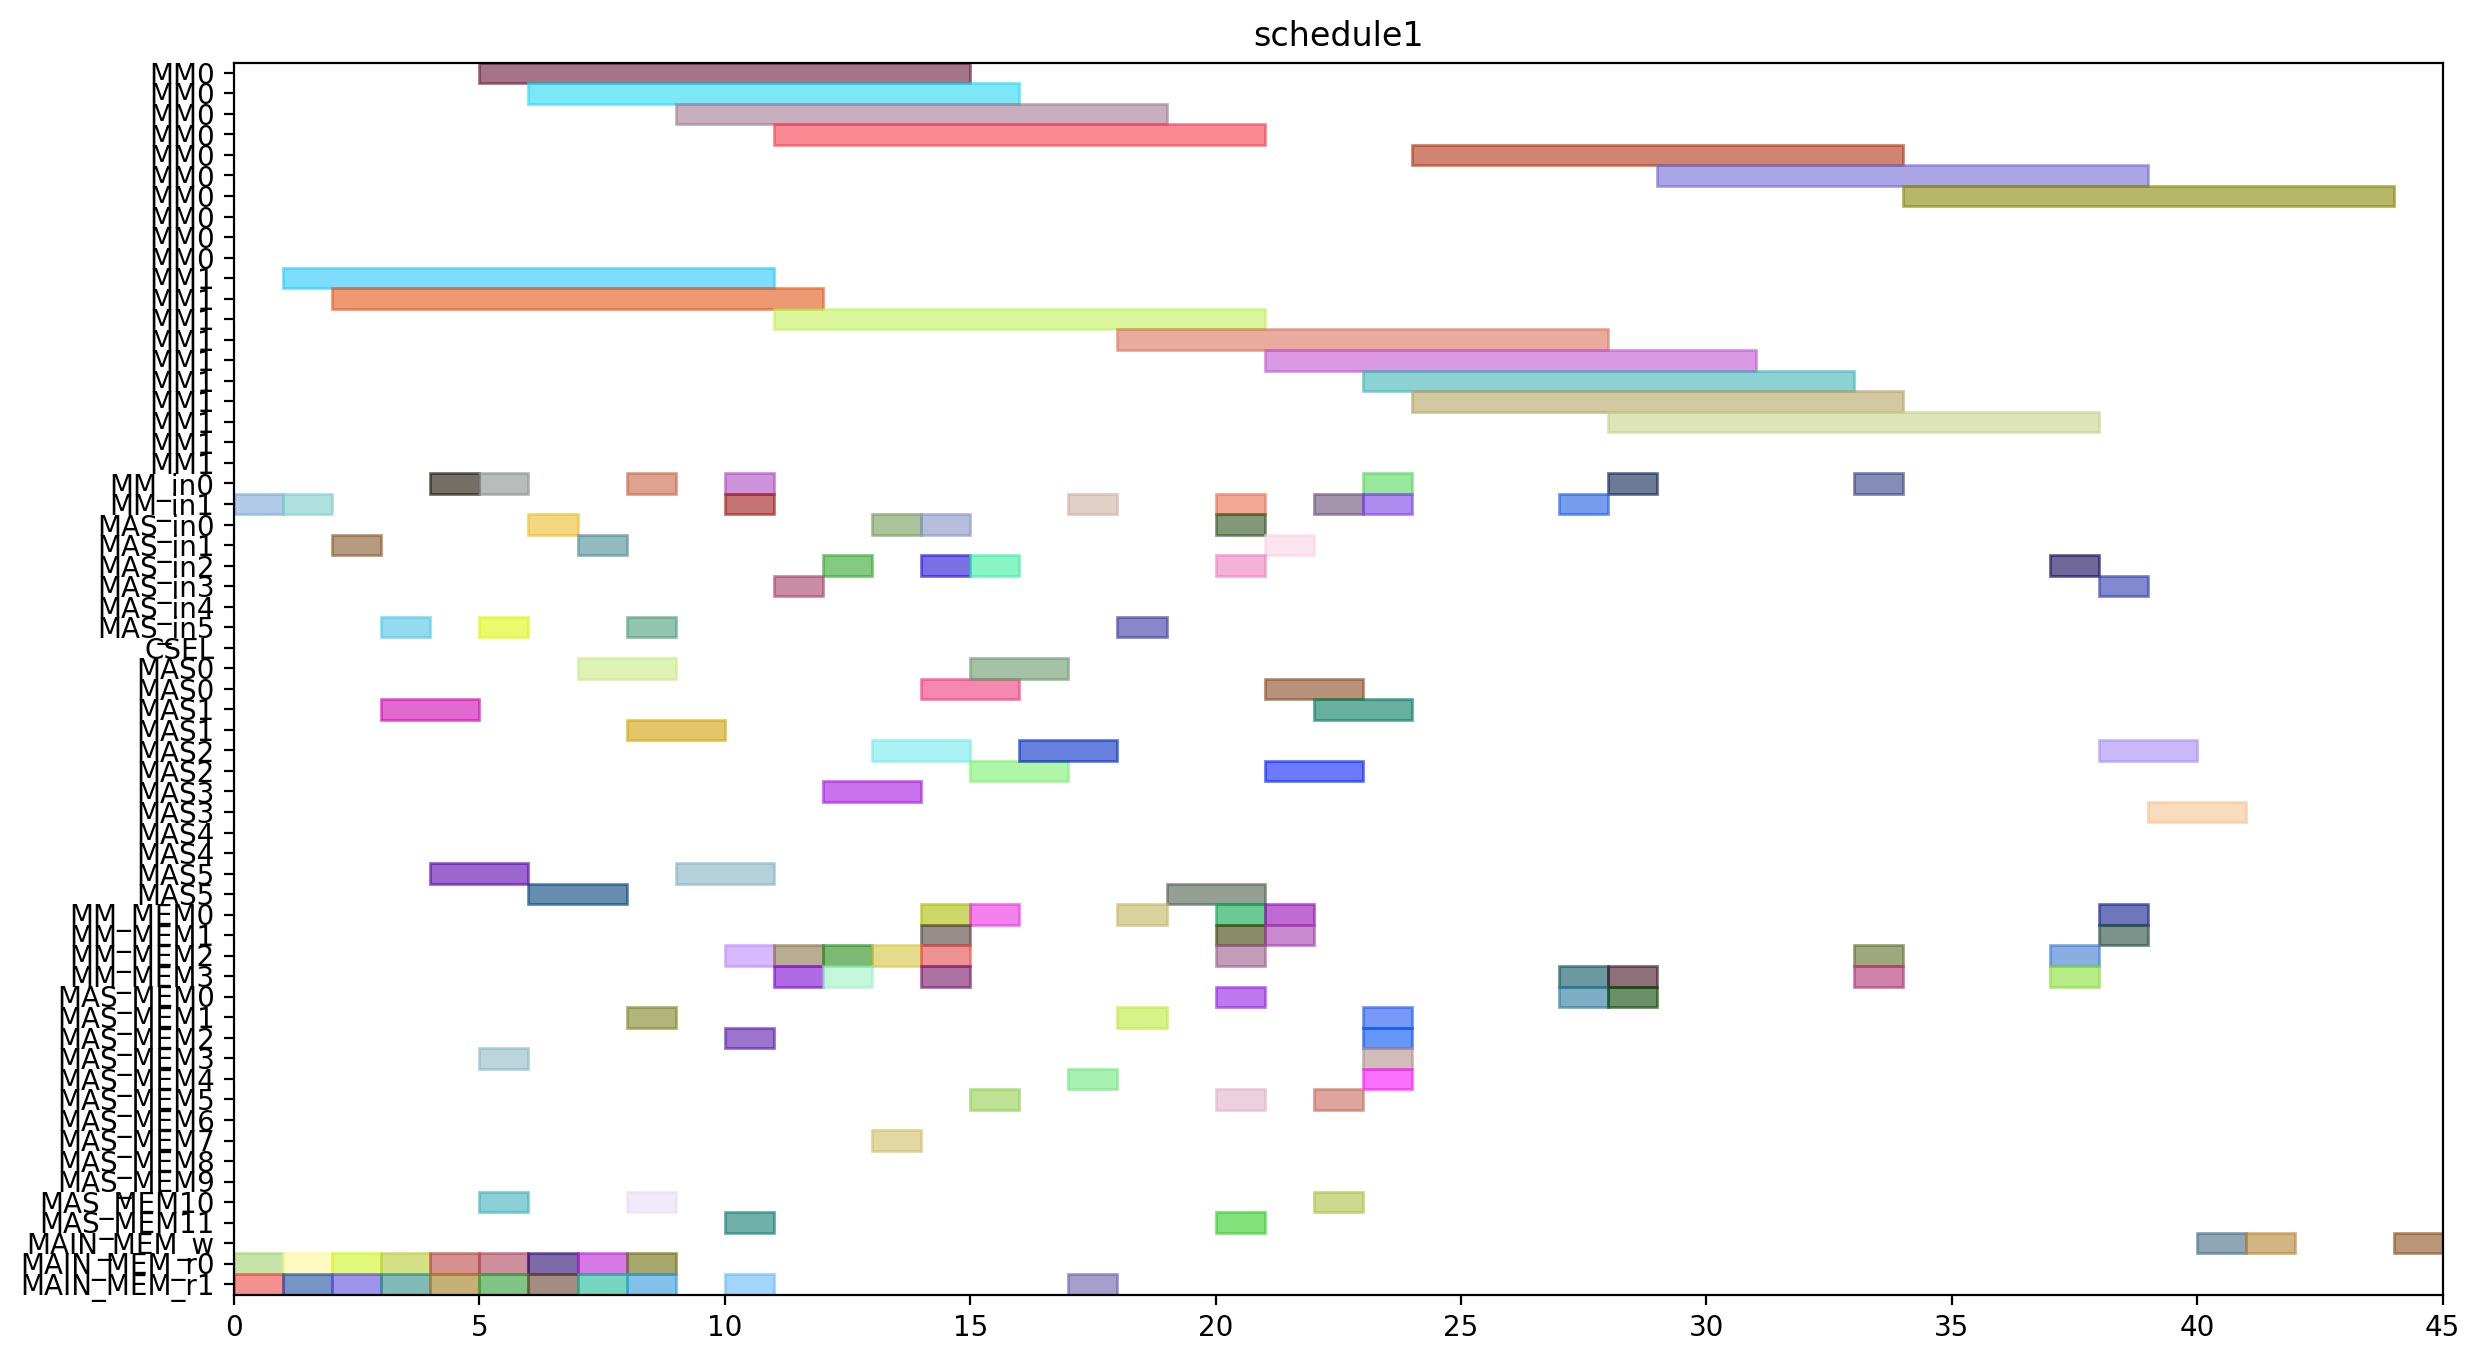

Here is the Python script that generated this plot:
from pyschedule import Scenario, solvers, plotters, alt


def solve():
	horizon = 154
	S = Scenario("schedule1", horizon=horizon)

	# resource
	MM = S.Resources('MM', num=2, size=10)
	MM_in = S.Resources('MM_in', num=2)
	MAS_in = S.Resources('MAS_in', num=6)
	CSEL = S.Resource('CSEL')
	MAS = S.Resources('MAS', num=6, size=2, periods=range(1, horizon))
	MM_MEM = S.Resources('MM_MEM', num=4)
	MAS_MEM = S.Resources('MAS_MEM', num=12)
	MAIN_MEM_w = S.Resource('MAIN_MEM_w', size=1)
	MAIN_MEM_r = S.Resources('MAIN_MEM_r', num=2)

	# result of previous scheduling
	t2_in = S.Task('t2_in', length=1, delay_cost=1)
	S += t2_in >= 0
	t2_in += MM_in[1]

	t2_mem0 = S.Task('t2_mem0', length=1, delay_cost=1)
	S += t2_mem0 >= 0
	t2_mem0 += MAIN_MEM_r[0]

	t2_mem1 = S.Task('t2_mem1', length=1, delay_cost=1)
	S += t2_mem1 >= 0
	t2_mem1 += MAIN_MEM_r[1]

	t0_in = S.Task('t0_in', length=1, delay_cost=1)
	S += t0_in >= 1
	t0_in += MM_in[1]

	t0_mem0 = S.Task('t0_mem0', length=1, delay_cost=1)
	S += t0_mem0 >= 1
	t0_mem0 += MAIN_MEM_r[0]

	t0_mem1 = S.Task('t0_mem1', length=1, delay_cost=1)
	S += t0_mem1 >= 1
	t0_mem1 += MAIN_MEM_r[1]

	t2 = S.Task('t2', length=10, delay_cost=1)
	S += t2 >= 1
	t2 += MM[1]

	t0 = S.Task('t0', length=10, delay_cost=1)
	S += t0 >= 2
	t0 += MM[1]

	t14_in = S.Task('t14_in', length=1, delay_cost=1)
	S += t14_in >= 2
	t14_in += MAS_in[1]

	t14_mem0 = S.Task('t14_mem0', length=1, delay_cost=1)
	S += t14_mem0 >= 2
	t14_mem0 += MAIN_MEM_r[0]

	t14_mem1 = S.Task('t14_mem1', length=1, delay_cost=1)
	S += t14_mem1 >= 2
	t14_mem1 += MAIN_MEM_r[1]

	t13_in = S.Task('t13_in', length=1, delay_cost=1)
	S += t13_in >= 3
	t13_in += MAS_in[5]

	t13_mem0 = S.Task('t13_mem0', length=1, delay_cost=1)
	S += t13_mem0 >= 3
	t13_mem0 += MAIN_MEM_r[0]

	t13_mem1 = S.Task('t13_mem1', length=1, delay_cost=1)
	S += t13_mem1 >= 3
	t13_mem1 += MAIN_MEM_r[1]

	t14 = S.Task('t14', length=2, delay_cost=1)
	S += t14 >= 3
	t14 += MAS[1]

	t13 = S.Task('t13', length=2, delay_cost=1)
	S += t13 >= 4
	t13 += MAS[5]

	t1_in = S.Task('t1_in', length=1, delay_cost=1)
	S += t1_in >= 4
	t1_in += MM_in[0]

	t1_mem0 = S.Task('t1_mem0', length=1, delay_cost=1)
	S += t1_mem0 >= 4
	t1_mem0 += MAIN_MEM_r[0]

	t1_mem1 = S.Task('t1_mem1', length=1, delay_cost=1)
	S += t1_mem1 >= 4
	t1_mem1 += MAIN_MEM_r[1]

	t1 = S.Task('t1', length=10, delay_cost=1)
	S += t1 >= 5
	t1 += MM[0]

	t15_in = S.Task('t15_in', length=1, delay_cost=1)
	S += t15_in >= 5
	t15_in += MM_in[0]

	t15_mem0 = S.Task('t15_mem0', length=1, delay_cost=1)
	S += t15_mem0 >= 5
	t15_mem0 += MAS_MEM[10]

	t15_mem1 = S.Task('t15_mem1', length=1, delay_cost=1)
	S += t15_mem1 >= 5
	t15_mem1 += MAS_MEM[3]

	t3_in = S.Task('t3_in', length=1, delay_cost=1)
	S += t3_in >= 5
	t3_in += MAS_in[5]

	t3_mem0 = S.Task('t3_mem0', length=1, delay_cost=1)
	S += t3_mem0 >= 5
	t3_mem0 += MAIN_MEM_r[0]

	t3_mem1 = S.Task('t3_mem1', length=1, delay_cost=1)
	S += t3_mem1 >= 5
	t3_mem1 += MAIN_MEM_r[1]

	t15 = S.Task('t15', length=10, delay_cost=1)
	S += t15 >= 6
	t15 += MM[0]

	t3 = S.Task('t3', length=2, delay_cost=1)
	S += t3 >= 6
	t3 += MAS[5]

	t4_in = S.Task('t4_in', length=1, delay_cost=1)
	S += t4_in >= 6
	t4_in += MAS_in[0]

	t4_mem0 = S.Task('t4_mem0', length=1, delay_cost=1)
	S += t4_mem0 >= 6
	t4_mem0 += MAIN_MEM_r[0]

	t4_mem1 = S.Task('t4_mem1', length=1, delay_cost=1)
	S += t4_mem1 >= 6
	t4_mem1 += MAIN_MEM_r[1]

	t4 = S.Task('t4', length=2, delay_cost=1)
	S += t4 >= 7
	t4 += MAS[0]

	t8_in = S.Task('t8_in', length=1, delay_cost=1)
	S += t8_in >= 7
	t8_in += MAS_in[1]

	t8_mem0 = S.Task('t8_mem0', length=1, delay_cost=1)
	S += t8_mem0 >= 7
	t8_mem0 += MAIN_MEM_r[0]

	t8_mem1 = S.Task('t8_mem1', length=1, delay_cost=1)
	S += t8_mem1 >= 7
	t8_mem1 += MAIN_MEM_r[1]

	t5_in = S.Task('t5_in', length=1, delay_cost=1)
	S += t5_in >= 8
	t5_in += MM_in[0]

	t5_mem0 = S.Task('t5_mem0', length=1, delay_cost=1)
	S += t5_mem0 >= 8
	t5_mem0 += MAS_MEM[10]

	t5_mem1 = S.Task('t5_mem1', length=1, delay_cost=1)
	S += t5_mem1 >= 8
	t5_mem1 += MAS_MEM[1]

	t8 = S.Task('t8', length=2, delay_cost=1)
	S += t8 >= 8
	t8 += MAS[1]

	t9_in = S.Task('t9_in', length=1, delay_cost=1)
	S += t9_in >= 8
	t9_in += MAS_in[5]

	t9_mem0 = S.Task('t9_mem0', length=1, delay_cost=1)
	S += t9_mem0 >= 8
	t9_mem0 += MAIN_MEM_r[0]

	t9_mem1 = S.Task('t9_mem1', length=1, delay_cost=1)
	S += t9_mem1 >= 8
	t9_mem1 += MAIN_MEM_r[1]

	t5 = S.Task('t5', length=10, delay_cost=1)
	S += t5 >= 9
	t5 += MM[0]

	t9 = S.Task('t9', length=2, delay_cost=1)
	S += t9 >= 9
	t9 += MAS[5]

	t10_in = S.Task('t10_in', length=1, delay_cost=1)
	S += t10_in >= 10
	t10_in += MM_in[1]

	t10_mem0 = S.Task('t10_mem0', length=1, delay_cost=1)
	S += t10_mem0 >= 10
	t10_mem0 += MAS_MEM[2]

	t10_mem1 = S.Task('t10_mem1', length=1, delay_cost=1)
	S += t10_mem1 >= 10
	t10_mem1 += MAS_MEM[11]

	t20_in = S.Task('t20_in', length=1, delay_cost=1)
	S += t20_in >= 10
	t20_in += MM_in[0]

	t20_mem0 = S.Task('t20_mem0', length=1, delay_cost=1)
	S += t20_mem0 >= 10
	t20_mem0 += MM_MEM[2]

	t20_mem1 = S.Task('t20_mem1', length=1, delay_cost=1)
	S += t20_mem1 >= 10
	t20_mem1 += MAIN_MEM_r[1]

	t10 = S.Task('t10', length=10, delay_cost=1)
	S += t10 >= 11
	t10 += MM[1]

	t18_in = S.Task('t18_in', length=1, delay_cost=1)
	S += t18_in >= 11
	t18_in += MAS_in[3]

	t18_mem0 = S.Task('t18_mem0', length=1, delay_cost=1)
	S += t18_mem0 >= 11
	t18_mem0 += MM_MEM[2]

	t18_mem1 = S.Task('t18_mem1', length=1, delay_cost=1)
	S += t18_mem1 >= 11
	t18_mem1 += MM_MEM[3]

	t20 = S.Task('t20', length=10, delay_cost=1)
	S += t20 >= 11
	t20 += MM[0]

	t16_in = S.Task('t16_in', length=1, delay_cost=1)
	S += t16_in >= 12
	t16_in += MAS_in[2]

	t16_mem0 = S.Task('t16_mem0', length=1, delay_cost=1)
	S += t16_mem0 >= 12
	t16_mem0 += MM_MEM[2]

	t16_mem1 = S.Task('t16_mem1', length=1, delay_cost=1)
	S += t16_mem1 >= 12
	t16_mem1 += MM_MEM[3]

	t18 = S.Task('t18', length=2, delay_cost=1)
	S += t18 >= 12
	t18 += MAS[3]

	t16 = S.Task('t16', length=2, delay_cost=1)
	S += t16 >= 13
	t16 += MAS[2]

	t19_in = S.Task('t19_in', length=1, delay_cost=1)
	S += t19_in >= 13
	t19_in += MAS_in[0]

	t19_mem0 = S.Task('t19_mem0', length=1, delay_cost=1)
	S += t19_mem0 >= 13
	t19_mem0 += MM_MEM[2]

	t19_mem1 = S.Task('t19_mem1', length=1, delay_cost=1)
	S += t19_mem1 >= 13
	t19_mem1 += MAS_MEM[7]

	t11_in = S.Task('t11_in', length=1, delay_cost=1)
	S += t11_in >= 14
	t11_in += MAS_in[2]

	t11_mem0 = S.Task('t11_mem0', length=1, delay_cost=1)
	S += t11_mem0 >= 14
	t11_mem0 += MM_MEM[0]

	t11_mem1 = S.Task('t11_mem1', length=1, delay_cost=1)
	S += t11_mem1 >= 14
	t11_mem1 += MM_MEM[3]

	t19 = S.Task('t19', length=2, delay_cost=1)
	S += t19 >= 14
	t19 += MAS[0]

	t6_in = S.Task('t6_in', length=1, delay_cost=1)
	S += t6_in >= 14
	t6_in += MAS_in[0]

	t6_mem0 = S.Task('t6_mem0', length=1, delay_cost=1)
	S += t6_mem0 >= 14
	t6_mem0 += MM_MEM[2]

	t6_mem1 = S.Task('t6_mem1', length=1, delay_cost=1)
	S += t6_mem1 >= 14
	t6_mem1 += MM_MEM[1]

	t11 = S.Task('t11', length=2, delay_cost=1)
	S += t11 >= 15
	t11 += MAS[2]

	t17_in = S.Task('t17_in', length=1, delay_cost=1)
	S += t17_in >= 15
	t17_in += MAS_in[2]

	t17_mem0 = S.Task('t17_mem0', length=1, delay_cost=1)
	S += t17_mem0 >= 15
	t17_mem0 += MM_MEM[0]

	t17_mem1 = S.Task('t17_mem1', length=1, delay_cost=1)
	S += t17_mem1 >= 15
	t17_mem1 += MAS_MEM[5]

	t6 = S.Task('t6', length=2, delay_cost=1)
	S += t6 >= 15
	t6 += MAS[0]

	t17 = S.Task('t17', length=2, delay_cost=1)
	S += t17 >= 16
	t17 += MAS[2]

	t23_in = S.Task('t23_in', length=1, delay_cost=1)
	S += t23_in >= 17
	t23_in += MM_in[1]

	t23_mem0 = S.Task('t23_mem0', length=1, delay_cost=1)
	S += t23_mem0 >= 17
	t23_mem0 += MAS_MEM[4]

	t23_mem1 = S.Task('t23_mem1', length=1, delay_cost=1)
	S += t23_mem1 >= 17
	t23_mem1 += MAIN_MEM_r[1]

	t23 = S.Task('t23', length=10, delay_cost=1)
	S += t23 >= 18
	t23 += MM[1]

	t7_in = S.Task('t7_in', length=1, delay_cost=1)
	S += t7_in >= 18
	t7_in += MAS_in[5]

	t7_mem0 = S.Task('t7_mem0', length=1, delay_cost=1)
	S += t7_mem0 >= 18
	t7_mem0 += MM_MEM[0]

	t7_mem1 = S.Task('t7_mem1', length=1, delay_cost=1)
	S += t7_mem1 >= 18
	t7_mem1 += MAS_MEM[1]

	t7 = S.Task('t7', length=2, delay_cost=1)
	S += t7 >= 19
	t7 += MAS[5]

	t12_in = S.Task('t12_in', length=1, delay_cost=1)
	S += t12_in >= 20
	t12_in += MAS_in[0]

	t12_mem0 = S.Task('t12_mem0', length=1, delay_cost=1)
	S += t12_mem0 >= 20
	t12_mem0 += MM_MEM[2]

	t12_mem1 = S.Task('t12_mem1', length=1, delay_cost=1)
	S += t12_mem1 >= 20
	t12_mem1 += MAS_MEM[5]

	t22_in = S.Task('t22_in', length=1, delay_cost=1)
	S += t22_in >= 20
	t22_in += MAS_in[2]

	t22_mem0 = S.Task('t22_mem0', length=1, delay_cost=1)
	S += t22_mem0 >= 20
	t22_mem0 += MM_MEM[0]

	t22_mem1 = S.Task('t22_mem1', length=1, delay_cost=1)
	S += t22_mem1 >= 20
	t22_mem1 += MM_MEM[1]

	t28_in = S.Task('t28_in', length=1, delay_cost=1)
	S += t28_in >= 20
	t28_in += MM_in[1]

	t28_mem0 = S.Task('t28_mem0', length=1, delay_cost=1)
	S += t28_mem0 >= 20
	t28_mem0 += MAS_MEM[0]

	t28_mem1 = S.Task('t28_mem1', length=1, delay_cost=1)
	S += t28_mem1 >= 20
	t28_mem1 += MAS_MEM[11]

	t12 = S.Task('t12', length=2, delay_cost=1)
	S += t12 >= 21
	t12 += MAS[0]

	t21_in = S.Task('t21_in', length=1, delay_cost=1)
	S += t21_in >= 21
	t21_in += MAS_in[1]

	t21_mem0 = S.Task('t21_mem0', length=1, delay_cost=1)
	S += t21_mem0 >= 21
	t21_mem0 += MM_MEM[0]

	t21_mem1 = S.Task('t21_mem1', length=1, delay_cost=1)
	S += t21_mem1 >= 21
	t21_mem1 += MM_MEM[1]

	t22 = S.Task('t22', length=2, delay_cost=1)
	S += t22 >= 21
	t22 += MAS[2]

	t28 = S.Task('t28', length=10, delay_cost=1)
	S += t28 >= 21
	t28 += MM[1]

	t21 = S.Task('t21', length=2, delay_cost=1)
	S += t21 >= 22
	t21 += MAS[1]

	t25_in = S.Task('t25_in', length=1, delay_cost=1)
	S += t25_in >= 22
	t25_in += MM_in[1]

	t25_mem0 = S.Task('t25_mem0', length=1, delay_cost=1)
	S += t25_mem0 >= 22
	t25_mem0 += MAS_MEM[10]

	t25_mem1 = S.Task('t25_mem1', length=1, delay_cost=1)
	S += t25_mem1 >= 22
	t25_mem1 += MAS_MEM[5]

	t25 = S.Task('t25', length=10, delay_cost=1)
	S += t25 >= 23
	t25 += MM[1]

	t27_in = S.Task('t27_in', length=1, delay_cost=1)
	S += t27_in >= 23
	t27_in += MM_in[0]

	t27_mem0 = S.Task('t27_mem0', length=1, delay_cost=1)
	S += t27_mem0 >= 23
	t27_mem0 += MAS_MEM[4]

	t27_mem1 = S.Task('t27_mem1', length=1, delay_cost=1)
	S += t27_mem1 >= 23
	t27_mem1 += MAS_MEM[3]

	t29_in = S.Task('t29_in', length=1, delay_cost=1)
	S += t29_in >= 23
	t29_in += MM_in[1]

	t29_mem0 = S.Task('t29_mem0', length=1, delay_cost=1)
	S += t29_mem0 >= 23
	t29_mem0 += MAS_MEM[2]

	t29_mem1 = S.Task('t29_mem1', length=1, delay_cost=1)
	S += t29_mem1 >= 23
	t29_mem1 += MAS_MEM[1]

	t27 = S.Task('t27', length=10, delay_cost=1)
	S += t27 >= 24
	t27 += MM[0]

	t29 = S.Task('t29', length=10, delay_cost=1)
	S += t29 >= 24
	t29 += MM[1]


	# new tasks
	t24 = S.Task('t24', length=10, delay_cost=1)
	t24 += alt(MM)
	t24_in = S.Task('t24_in', length=1, delay_cost=1)
	t24_in += alt(MM_in)
	S += t24_in*MM_in[0]<=t24*MM[0]
	S += t24_in*MM_in[1]<=t24*MM[1]
	t24_mem0 = S.Task('t24_mem0', length=1, delay_cost=1)
	t24_mem0 += MAS_MEM[0]
	S += 22 < t24_mem0
	S += t24_mem0 <= t24

	t24_mem1 = S.Task('t24_mem1', length=1, delay_cost=1)
	t24_mem1 += MM_MEM[3]
	S += 27 < t24_mem1
	S += t24_mem1 <= t24

	t26 = S.Task('t26', length=10, delay_cost=1)
	t26 += alt(MM)
	t26_in = S.Task('t26_in', length=1, delay_cost=1)
	t26_in += alt(MM_in)
	S += t26_in*MM_in[0]<=t26*MM[0]
	S += t26_in*MM_in[1]<=t26*MM[1]
	t26_mem0 = S.Task('t26_mem0', length=1, delay_cost=1)
	t26_mem0 += MAS_MEM[0]
	S += 15 < t26_mem0
	S += t26_mem0 <= t26

	t26_mem1 = S.Task('t26_mem1', length=1, delay_cost=1)
	t26_mem1 += MM_MEM[3]
	S += 27 < t26_mem1
	S += t26_mem1 <= t26

	PZ_new = S.Task('PZ_new', length=10, delay_cost=1)
	PZ_new += alt(MM)
	PZ_new_in = S.Task('PZ_new_in', length=1, delay_cost=1)
	PZ_new_in += alt(MM_in)
	S += PZ_new_in*MM_in[0]<=PZ_new*MM[0]
	S += PZ_new_in*MM_in[1]<=PZ_new*MM[1]
	S += 0<PZ_new

	PZ_new_w = S.Task('PZ_new_w', length=1, delay_cost=1)
	PZ_new_w += alt(MAIN_MEM_w)
	S += PZ_new <= PZ_new_w

	PZ_new_mem0 = S.Task('PZ_new_mem0', length=1, delay_cost=1)
	PZ_new_mem0 += MM_MEM[2]
	S += 33 < PZ_new_mem0
	S += PZ_new_mem0 <= PZ_new

	PZ_new_mem1 = S.Task('PZ_new_mem1', length=1, delay_cost=1)
	PZ_new_mem1 += MM_MEM[3]
	S += 30 < PZ_new_mem1
	S += PZ_new_mem1 <= PZ_new

	PX_new = S.Task('PX_new', length=2, delay_cost=1)
	PX_new += alt(MAS)
	PX_new_in = S.Task('PX_new_in', length=1, delay_cost=1)
	PX_new_in += alt(MAS_in)
	S += PX_new_in*MAS_in[0]<=PX_new*MAS[0]

	S += PX_new_in*MAS_in[1]<=PX_new*MAS[1]

	S += PX_new_in*MAS_in[2]<=PX_new*MAS[2]

	S += PX_new_in*MAS_in[3]<=PX_new*MAS[3]

	S += PX_new_in*MAS_in[4]<=PX_new*MAS[4]

	S += PX_new_in*MAS_in[5]<=PX_new*MAS[5]

	S += 0<PX_new

	PX_new_w = S.Task('PX_new_w', length=1, delay_cost=1)
	PX_new_w += alt(MAIN_MEM_w)
	S += PX_new <= PX_new_w

	PX_new_mem0 = S.Task('PX_new_mem0', length=1, delay_cost=1)
	PX_new_mem0 += MM_MEM[2]
	S += 32 < PX_new_mem0
	S += PX_new_mem0 <= PX_new

	PX_new_mem1 = S.Task('PX_new_mem1', length=1, delay_cost=1)
	PX_new_mem1 += alt(MM_MEM)
	S += (t24*MM[0])-1 < PX_new_mem1*MM_MEM[1]
	S += (t24*MM[1])-1 < PX_new_mem1*MM_MEM[3]
	S += PX_new_mem1 <= PX_new

	PY_new = S.Task('PY_new', length=2, delay_cost=1)
	PY_new += alt(MAS)
	PY_new_in = S.Task('PY_new_in', length=1, delay_cost=1)
	PY_new_in += alt(MAS_in)
	S += PY_new_in*MAS_in[0]<=PY_new*MAS[0]

	S += PY_new_in*MAS_in[1]<=PY_new*MAS[1]

	S += PY_new_in*MAS_in[2]<=PY_new*MAS[2]

	S += PY_new_in*MAS_in[3]<=PY_new*MAS[3]

	S += PY_new_in*MAS_in[4]<=PY_new*MAS[4]

	S += PY_new_in*MAS_in[5]<=PY_new*MAS[5]

	S += 0<PY_new

	PY_new_w = S.Task('PY_new_w', length=1, delay_cost=1)
	PY_new_w += alt(MAIN_MEM_w)
	S += PY_new <= PY_new_w

	PY_new_mem0 = S.Task('PY_new_mem0', length=1, delay_cost=1)
	PY_new_mem0 += MM_MEM[0]
	S += 33 < PY_new_mem0
	S += PY_new_mem0 <= PY_new

	PY_new_mem1 = S.Task('PY_new_mem1', length=1, delay_cost=1)
	PY_new_mem1 += alt(MM_MEM)
	S += (t26*MM[0])-1 < PY_new_mem1*MM_MEM[1]
	S += (t26*MM[1])-1 < PY_new_mem1*MM_MEM[3]
	S += PY_new_mem1 <= PY_new

	solvers.mip.solve(S,msg=1,kind='CPLEX',ratio_gap=1.01)

	solution = [['hoge']*len(S.solution()[1]) for i in range(len(S.solution()))]
	for i in range(len(S.solution())):
		for j in range(len(S.solution()[i])):
			solution[i][j]=str(S.solution()[i][j])
	print(solution)

	cycles = int(solution[-1][3])

	pic_file_name = "/mnt/rose/usr1/fukuda/ABE/multiRAM_multiMAS_16mux/scheduling_result/stage10MM2_stage2MAS6/EP_ADD_A_0/schedule1.png"
	if(S.solution() != []):
		plotters.matplotlib.plot(S,img_filename=pic_file_name, show_task_labels=False, fig_size=(cycles*0.25+3, 8))

	return solution
